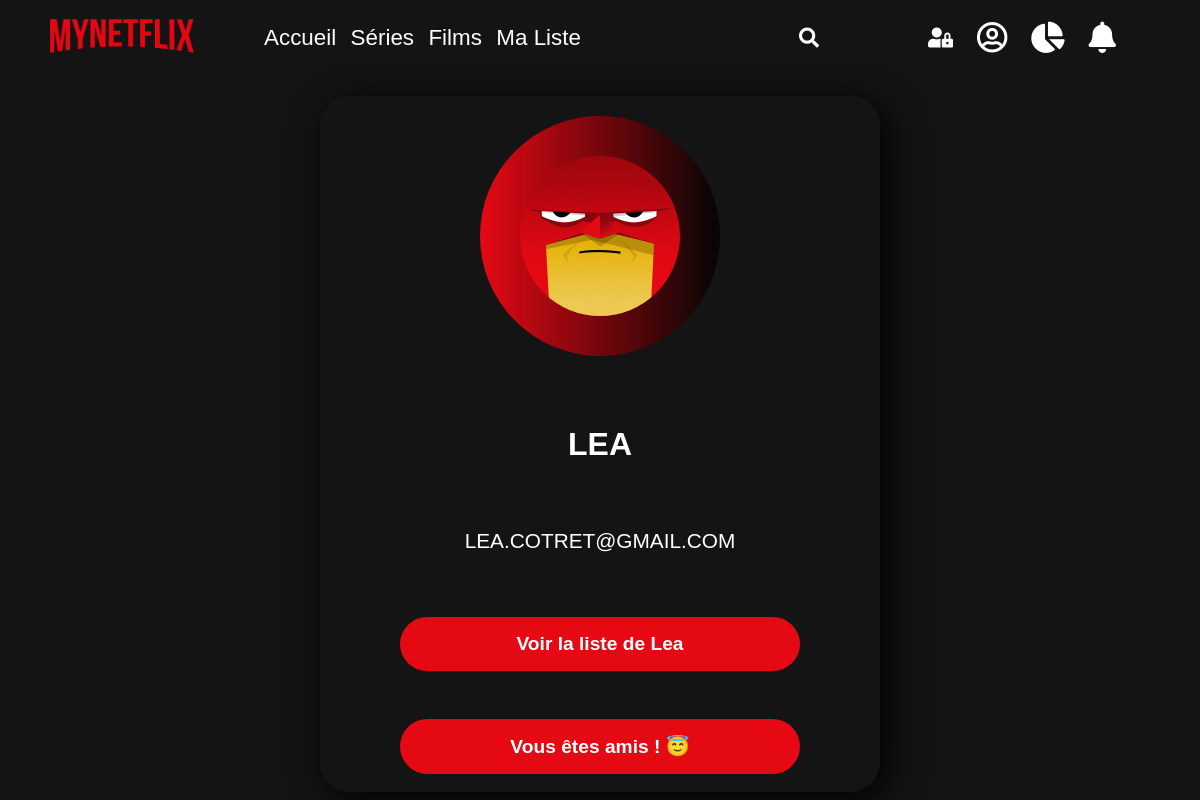
Screenshot of /viewUser.php?action=viewUser&id=66 (signed in) with the database file from the repository.
### tables this page shows
CREATE TABLE IF NOT EXISTS `membres` (
  `id` int(11) NOT NULL AUTO_INCREMENT,
  `pseudo` varchar(50) NOT NULL,
  `email` varchar(255) NOT NULL,
  `password` varchar(50) NOT NULL,
  `date_creation` datetime NOT NULL DEFAULT CURRENT_TIMESTAMP,
  `blocked` tinyint(1) NOT NULL DEFAULT '0',
  `admin` tinyint(1) NOT NULL DEFAULT '0',
  PRIMARY KEY (`id`)
);

### viewUser.php (the view, shortened to what this page needs)
<?php
require_once('nav-fonction.php');
 ?>
<!DOCTYPE html>
<html lang="fr">
<head>
</head>
<body>
<?php
$id_membre_connecté = $_SESSION['id'];
$id_fiche_membre =  $_GET['id'];
$query = 'SELECT pseudo, email,id FROM membres WHERE id = ? ';
$req = $bdd->prepare($query);
$req->execute(array($id_fiche_membre));
$afficher_membre = $req->fetch();
$relation = $bdd->prepare("SELECT * FROM relation
WHERE (id_demandeur, id_receveur) = (:id1, :id2) OR (id_demandeur, id_receveur) = (:id2, :id1)");
$relation->execute(array('id1' => $id_membre_connecté, 'id2' => $id_fiche_membre));
$relation = $relation->fetch();
?>
<form method="post" action="viewUser.php?action=viewUser&id=<?=$id_fiche_membre ?>">
<div class="body">
        <div class="container">
            <div class="card">
                <div class="avatar">
                    <img src="img/avatar-3.png" alt="adidas">
                </div>
                <div class="info">
                    <h1 style="text-transform: uppercase;" class="title"> <?php
        echo $afficher_membre['pseudo']
     ?>
                    </h1>
                    <h3 style="text-align:center; text-transform: uppercase;"><?php
     echo $afficher_membre['email']?></h3>
                    <div class="update">
                         <button><a href="viewUserList.php?id_membre=<?=$afficher_membre['id']  ?>">Voir la liste de <?php echo $afficher_membre['pseudo'] ?>  </a> </button>
                    </div>
                    <?php
        if(!isset($relation['id']))
        {
           echo '<div class="update"><input type="submit" name="demander" value="Ajouter en ami"/></div>';
        }
        elseif($relation['statut'] == 1){
           echo " <div class='update'><button><span>En attente</span></button></div>";
        }
         elseif($relation['statut'] == 2){
          echo " <div class='update'><button><span>Vous êtes amis ! 😇</span></button></div>";
       }
            ?>
                </div>
            </div>
        </div>
    </div>
</form>
</body>
</html>

### nav-fonction.php (style rules this page uses)
a { text-decoration: none; color: white; }

### viewUser.php (style rules this page uses)
* { margin: 0; padding: 0; box-sizing: border-box; }
body { font-family: "Poppins", sans-serif; background-color: #141414; overflow: hidden; }
.container { width: 50%; display: flex; justify-content: center; align-items: center; }
.card { transform-style: preserve-3d; min-height: 80vh; width: 35rem; border-radius: 30px; padding: 0rem 5rem; }
.card { box-shadow : 8px 8px 38px rgba(0,0,0,1); position: absolute; top: 12%; }
.avatar { min-height: 35vh; display: flex; align-items: center; justify-content: center; }
.avatar img { width: 10rem; z-index: 2; border-radius: 50%; transition: all 0.75s ease-out; }
.info h1 { font-size: 2rem; transition: all 0.75s ease-out; color: white; }
.info h3 { font-size: 1.3rem; padding: 1rem 0rem; color: white !important; font-weight: lighter; transition: all 0.75s ease-out; }
.deconnexion,.update { margin-top: 3rem; transition: all 0.75s ease-out; }
a { text-decoration: none; color: white; }
.update button { width: 100%; padding: 1rem 0rem; background: #E50914; border: none; color: white; cursor: pointer; border-radius: 30px; font-weight: bolder; font-size: 1.2em; }
.container { width:100%; margin : auto; }
h1 { color:white; text-align:center; margin:50px; }
button { outline: none; }

### rows the page displays
membres: pseudo "LEA", email "LEA.COTRET@GMAIL.COM", pseudo "Lea"
